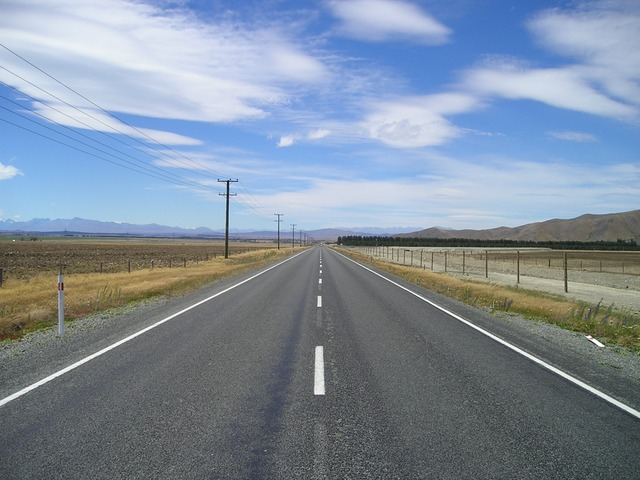
#> input picture carretera.jpeg, 640 x 480 px
$ python rotate_translate_resize.py
#> lines starting #> are read from the running program, lines starting #| are printed output that depends on the picture
import matplotlib.image as img
import matplotlib.pyplot as plt
import numpy as np
import cv2

#COLOR
image  = cv2.imread('carretera.jpeg')
#> image is the input picture: shape (480, 640, 3); mean B, G, R 157, 141.4, 127.9
cv2.imshow('Carretera', image)

#GRAY
#gray_img = cv2.cvtColor(image, cv2.COLOR_BGR2GRAY)
#cv2.imshow('Gray', gray_img)

heigth, width = image.shape[:2]
#> heigth = 480; width = 640
print(heigth, width)
#| 480 640

#Rotations
#cv2.getRotationMatrix2D(center_of_rotation, angle, scale)
M_rotation = cv2.getRotationMatrix2D((width/2, heigth/2), 30, 0.6)

#cv2.warpAffine(imagen, M_rotation, size)
rotated_image = cv2.warpAffine(image, M_rotation, (width,heigth))
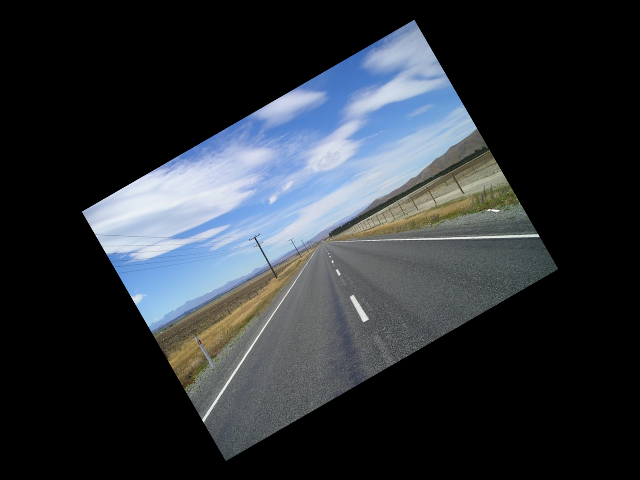
#> rotated_image: shape (480, 640, 3); mean B, G, R 56.5, 50.9, 46
cv2.imshow('Rotated Image',rotated_image)

#Final
cv2.waitKey(0)
cv2.destroyAllWindows()

$ run again, with PistaRC.jpg copied over carretera.jpeg
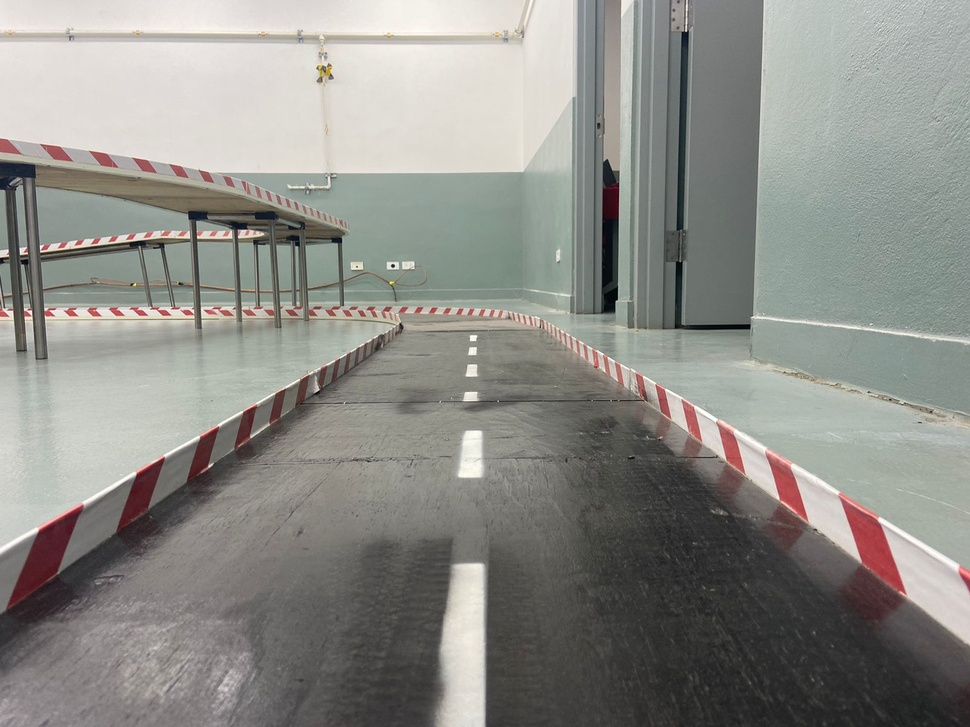
#> input picture PistaRC.jpg, 970 x 727 px, shrunk from 1600 x 1200 before the run
#> image is the input picture: shape (727, 970, 3); mean B, G, R 135.8, 141, 141.2
#| 727 970
#> `rotated_image = cv2.warpAffine(image, M_rotation, (width,heigth))`:
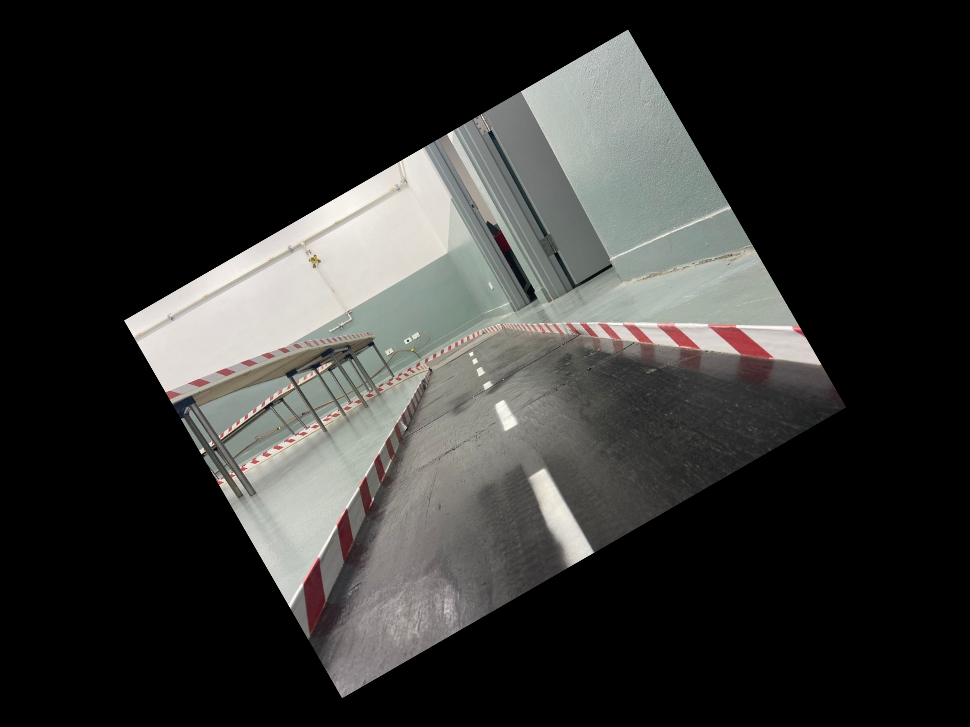
#> rotated_image: shape (727, 970, 3); mean B, G, R 48.9, 50.8, 50.8
